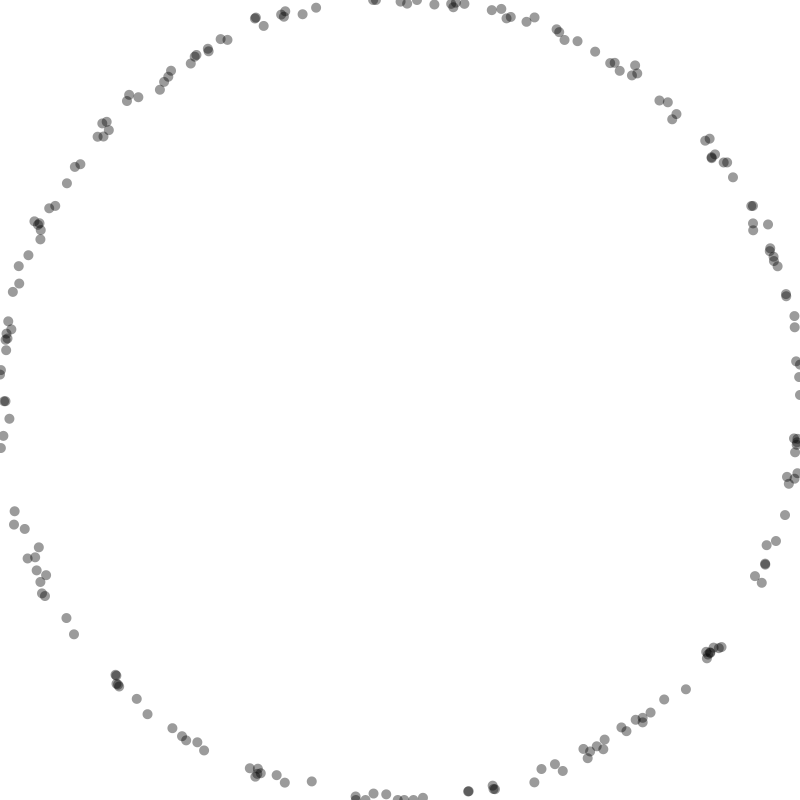
Frame 1 (no input)
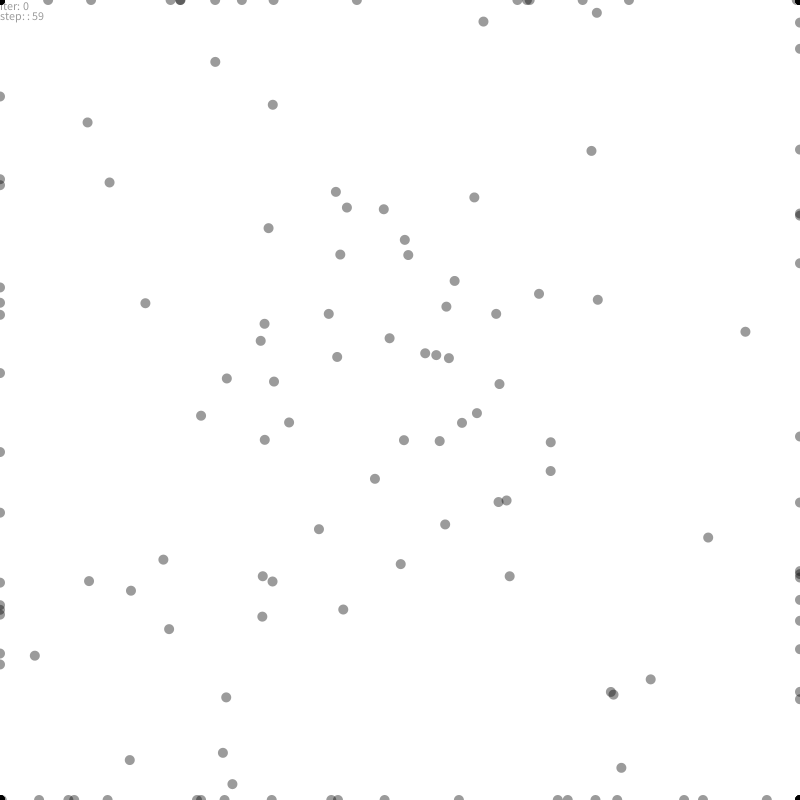
Frame 60 (the mouse pressed at the canvas centre just before this capture)
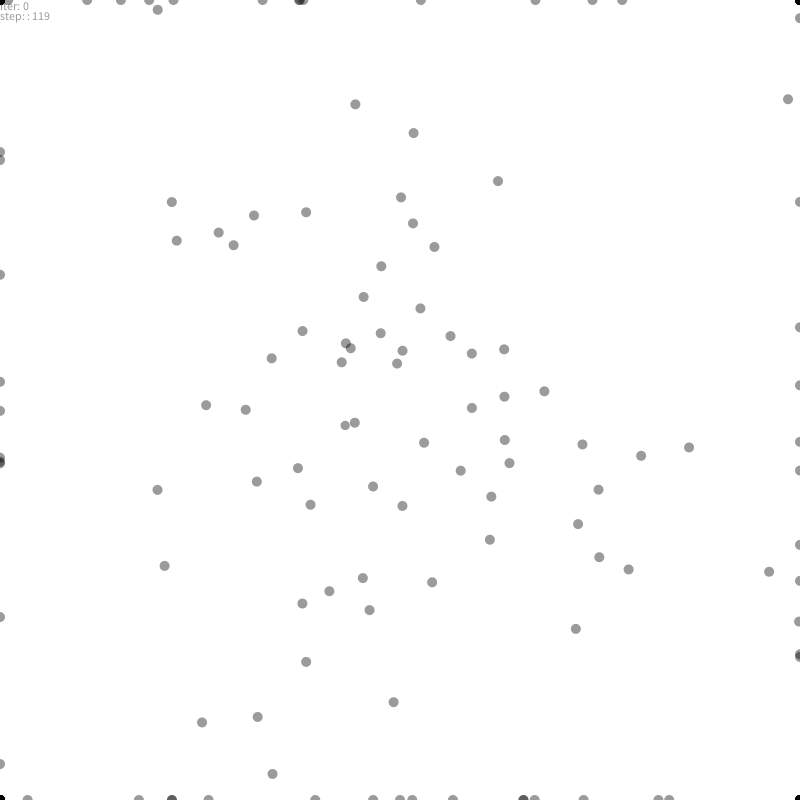
Frame 120 (the mouse held since frame 60 and released just before this capture)

The Processing sketch that drew these frames (run headless with seeded random() and noise(); from frame 60 on, the mouse is pressed at the canvas centre):

// Processing sketch: gnn
// ── gnn.pde
import java.util.*;

ArrayList<Agent> agents = new ArrayList<Agent>();

int population = 200;

float[] fitness_cdf;

int iter = 0;
int step = 0;

void setup() {
  size(800, 800);
  
  // initilize population
  for (int i = 0; i < population; i++) {
    Agent a = new Agent();
    agents.add(a);
  }
  
  // initilize fitness
  fitness_cdf = new float[agents.size()];
}


void draw() {
  background(255);
  noStroke();
  
  disp_debug_info();
  
  for (int i = 0; i < agents.size(); i++) {
      agents.get(i).move();
      agents.get(i).show();
  }
  
  step += 1;
  
  if (step == 500) {
    evoluation();
    
    iter += 1;
    step = 0;
  }
  
}

//

void disp_debug_info() {
  String s = "iter: " + iter;
  text(s, 0, 10);
  
  s = "step: : " + step;
  text(s, 0, 20);
}


void evoluation() {
  ArrayList<Agent> agents_new = new ArrayList<Agent>();
  
  // decide fitness function
  float error_sum = 0;
  for (int i = 0; i < agents.size(); i++) {
      error_sum += 1.0 / (agents.get(i).error_avg);
  }
  
  for (int i = 0; i < agents.size(); i++) {
      fitness_cdf[i] = (1.0 / agents.get(i).error_avg) / error_sum;
      if (i != 0) {
        fitness_cdf[i] += fitness_cdf[i - 1]; 
      }
  }
  //println(fitness_cdf);
  
  // generate population
  for (int p = 0; p < agents.size(); p++) {
    int i = 0;
    int j = 0;
    float f;
    // parent A
    f = random(1);
    for (i = 0; i < fitness_cdf.length; i++) {
      if (fitness_cdf[i] > f) {
        break;
      }
    }
    // parent B
    f = random(1);
    for (j = 0; j < fitness_cdf.length; j++) {
      if (fitness_cdf[j] > f) {
        break;
      }
    } 
    //println(i, j);
    Agent child_new = crossover(agents.get(i), agents.get(j)); 
     
    agents_new.add(child_new);
  }
  
  agents = agents_new;
}


Agent crossover(Agent parentA, Agent parentB) {
  Agent child = new Agent();
  
  // weight_in
  for (int j = 0; j < 2; j++) {
    for (int i = 0; i < 8; i++) {
      float s = random(1);
      if (s > 0.5) {
        child.weight_in[j][i] = parentA.weight_in[j][i];
      }
      else {
        child.weight_in[j][i] = parentB.weight_in[j][i];
      }
      
      //child.weight_in[j][i] = mutation(child.weight_in[j][i]); 
    }
  }
  
  // weight_out
  for (int j = 0; j < 8; j++) {
    for (int i = 0; i < 2; i++) {
      float s = random(1);
      if (s > 0.5) {
        child.weight_out[j][i] = parentA.weight_out[j][i]; 
      }
      else {
        child.weight_out[j][i] = parentB.weight_out[j][i];
      }
      
      //child.weight_out[j][i] = mutation(child.weight_out[j][i]);
    }
  }
  
  return child;
  
}


float mutation(float dna) {
  float new_dna;
  float p = random(1);
  
  if (p < 0.01) {
    new_dna = random(-0.1, 0.1);
  } else {
    new_dna = dna;
  }
  
  return new_dna;
  
}
// ── Agent.pde
public class Agent {
  int     agent_id = 0;
  PVector loc;
  PVector vel = new PVector(0,0);
  PVector acc = new PVector(0,0);
  
  float   error_avg = 0;
  long    iter      = 1;
  
  float[][] weight_in = new float[2][8];
  float[][] weight_out = new float[8][2];
  
  Agent() {
    for (int j = 0; j < 2; j++) {
      for (int i = 0; i < 8; i++) {
        weight_in[j][i] = random(-0.1, 0.1);
      }
    }
    
   for (int j = 0; j < 8; j++) {
      for (int i = 0; i < 2; i++) {
        weight_out[j][i] = random(-0.1, 0.1);
      }
    }
    
    float ang = random(TWO_PI);
    
    loc = new PVector(400*sin(ang) + width/2, 400*cos(ang) + height /2);
    
  }
  
  public void move() {
    PVector center = new PVector(height/2, width/2);
    PVector error  = PVector.sub(center, loc);
    
    float[] weight_fire = new float[8];
    PVector acc_fire = new PVector(0, 0);
    
    error_avg = error_avg * iter / (iter + 1) + error.mag() / (iter + 1);
    iter += 1;
    
    for (int i = 0; i < weight_fire.length; i++) {
      weight_fire[i] = error.x * weight_in[0][i] + error.y * weight_in[1][i];
      acc_fire.x += weight_fire[i] * weight_out[i][0];
      acc_fire.y += weight_fire[i] * weight_out[i][1];
    }
    
    acc = acc_fire;
    acc.x = constrain(acc.x, -20, 20);
    acc.y = constrain(acc.y, -20, 20);
    
    vel.add(acc);
    vel.x = constrain(vel.x, -10, 10);
    vel.y = constrain(vel.y, -10, 10);
    
    loc.add(vel);
    loc.x = constrain(loc.x, 0, width);
    loc.y = constrain(loc.y, 0, height);
  }
  
  public void learn(){
    
    if (iter == 600) {
      
      if (error_avg > 100) {
        regenerate();
      }
      iter = 1;
      
      println(error_avg);
      error_avg = 0; 
    }
  }
  
  public void show() {
    fill(0, 100);
    float r = constrain(error_avg/10, 1, 10);
    ellipse(loc.x, loc.y, r, r);
    //showWeights();
  }
  
  public void showWeights() {
    for (int j = 0; j < weight_in.length; j++) {
      for (int i = 0; i < weight_in[0].length; i++) {
        String s = Float.toString(weight_in[j][i]);
        text(s, 0 + 100 * j, 10 + 10*i);
      }
    }
  }
  
  public void regenerate() {
    for (int j = 0; j < 2; j++) {
      for (int i = 0; i < 8; i++) {
        weight_in[j][i] = random(-0.01, 0.01);
      }
    }
  }

/*  
 @Override
  public String toString() {
    ;
  }
*/

}
